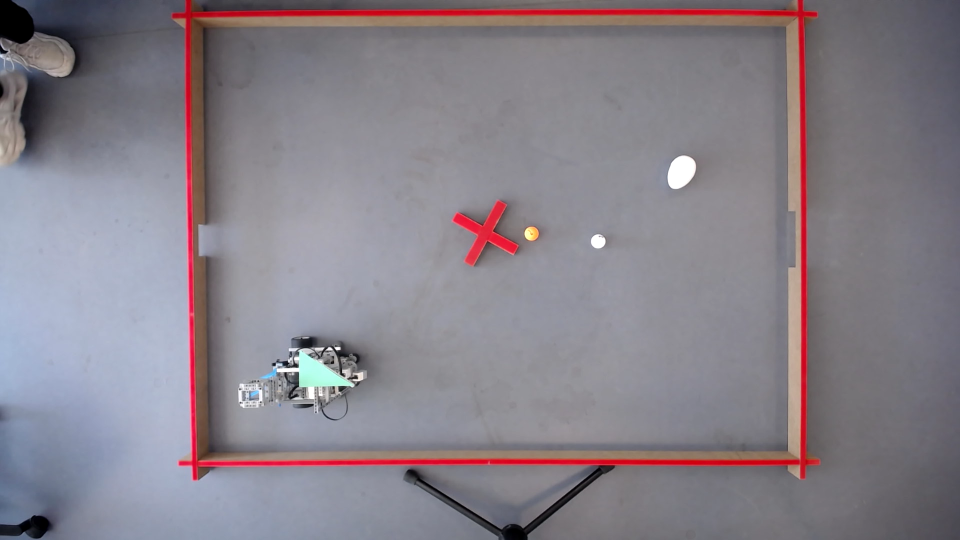
#> input picture Sandbox/Images/Refiner2.png, 1920 x 1080 px (shown at 1/2 size); its folder holds 6 pictures in this run
$ python ChessBoard.py
#> lines starting #> are read from the running program, lines starting #| are printed output that depends on the picture; after the words box and inside, x2 and y2 are one past the last pixel; in counts of white or black regions, pixels touching at a corner belong together
import glob
import os

import cv2
import numpy as np

#Some taken from calibration script which comes from a youtuber and opencv
def something():
    chessboard_size = (9, 6)
    criteria = (cv2.TERM_CRITERIA_EPS + cv2.TERM_CRITERIA_MAX_ITER, 30, 0.001)
    objp = np.zeros((chessboard_size[0] * chessboard_size[1], 3), np.float32)
    objp[:, :2] = np.mgrid[0:chessboard_size[0], 0:chessboard_size[1]].T.reshape(-1, 2)

    size_of_chessboard_squares_mm = 25
    objp = objp * size_of_chessboard_squares_mm

    objpoints = []  # 3d points in real world space
    imgpoints = []  # 2d points in image plane

    script_dir = os.path.dirname(os.path.abspath(__file__))
    image_path1 = os.path.join(script_dir, '..', 'Images', 'Refiner2.png')
    image_path2 = os.path.join(script_dir, '..', 'Images', 'Refiner3.png')
    image_path3 = os.path.join(script_dir, '..', 'Images', 'Court4.png')
    image_path4 = os.path.join(script_dir, '..', 'Images', 'Refiner1.png')

    images = [image_path1, image_path2, image_path3, image_path4]

    for image in images:

        img = cv2.imread(image)
#> img is the input picture: shape (1080, 1920, 3); mean B, G, R 137.6, 129, 135.3
        gray = cv2.cvtColor(img, cv2.COLOR_BGR2GRAY)
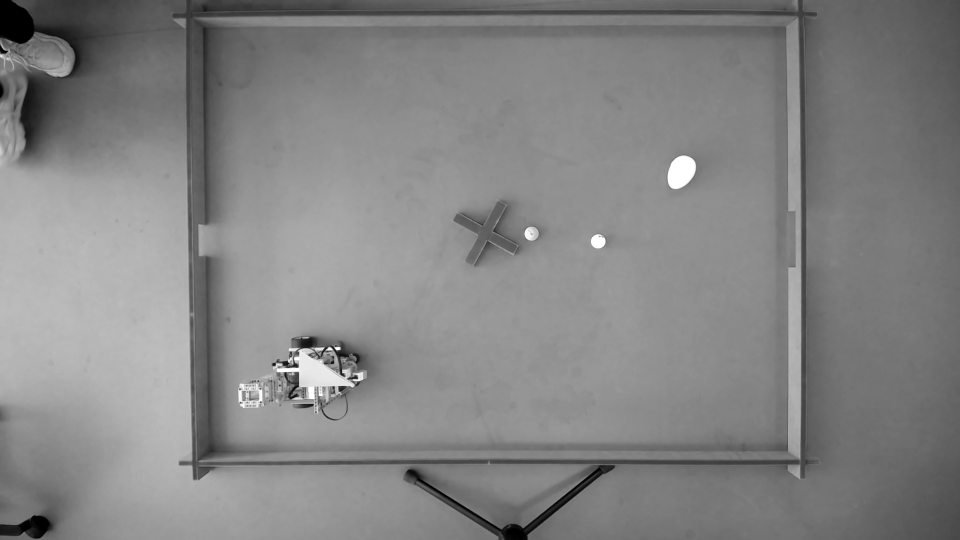
#> gray: shape (1080, 1920) (shown at 1/2 size); min 0, max 255, mean 131.9

        # Find the chess board corners
        ret, corners = cv2.findChessboardCorners(gray, chessboard_size, None)
#> ret = False; corners = None

        # If found, add object points, image points (after refining them)
        if ret == True:
            objpoints.append(objp)
            corners2 = cv2.cornerSubPix(gray, corners, (11, 11), (-1, -1), criteria)
            imgpoints.append(corners)

            # Draw and display the corners
            cv2.drawChessboardCorners(img, chessboard_size, corners2, ret)
            cv2.imshow('img', img)
            cv2.waitKey(10000)
#> pass 2 of the loop in something, `for image in images:`:
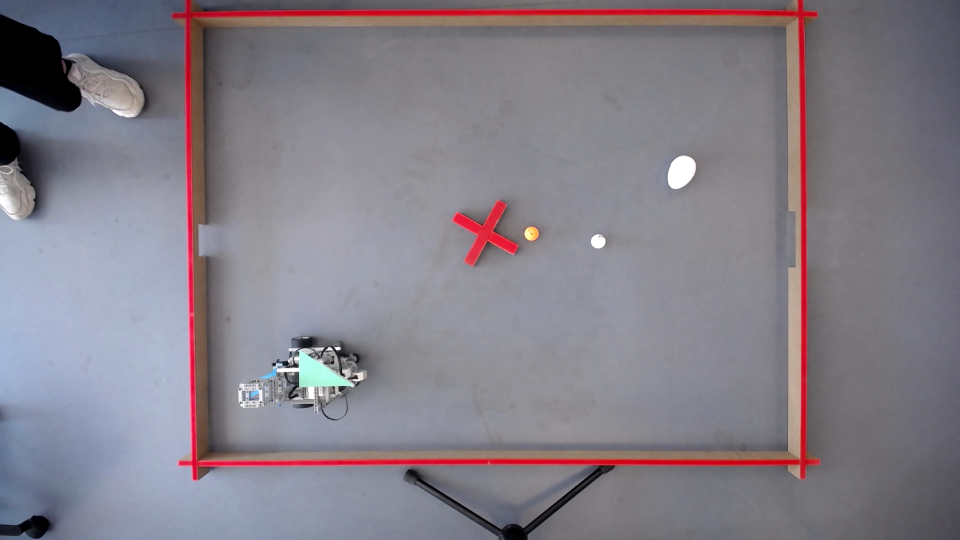
#> input picture Sandbox/Images/Refiner3.png, 1920 x 1080 px (shown at 1/2 size)
#> in something, img is the input picture: shape (1080, 1920, 3); mean B, G, R 136.5, 126.9, 132.2
#> in something, `gray = cv2.cvtColor(img, cv2.COLOR_BGR2GRAY)`:
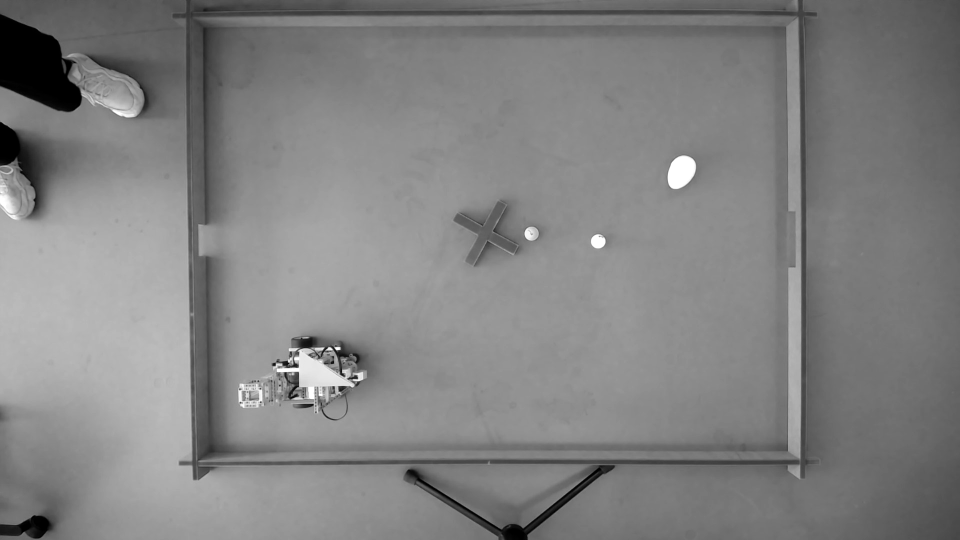
#> gray: shape (1080, 1920) (shown at 1/2 size); min 0, max 255, mean 129.6
#> pass 3 of the loop in something, `for image in images:`:
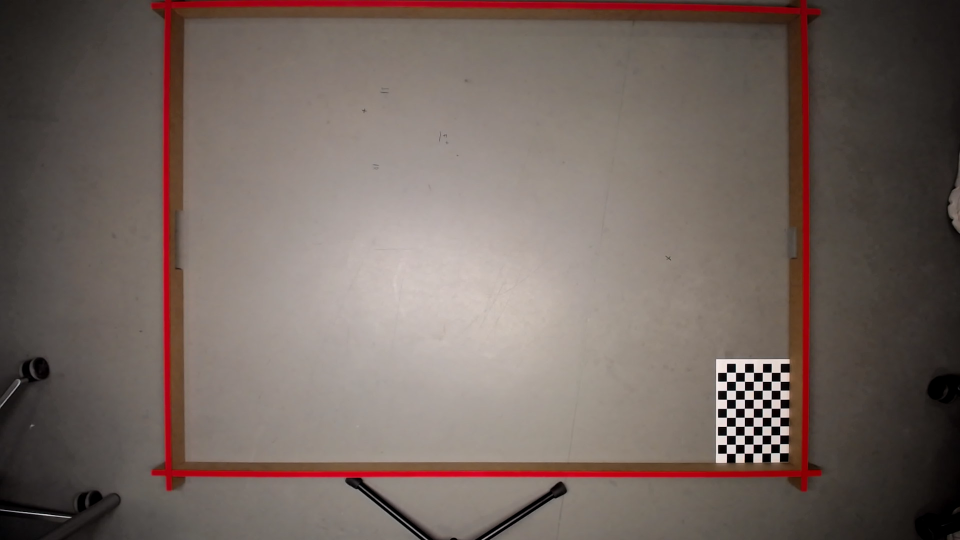
#> input picture Court4.png, 1920 x 1080 px, found by its file name (shown at 1/2 size)
#> in something, img is the input picture: shape (1080, 1920, 3); mean B, G, R 95.3, 101.5, 115.1
#> in something, `gray = cv2.cvtColor(img, cv2.COLOR_BGR2GRAY)`:
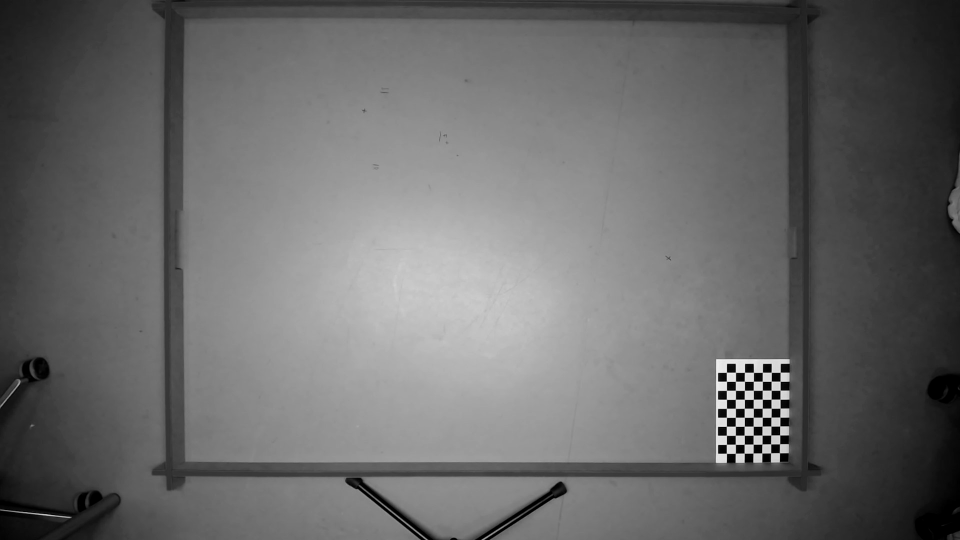
#> gray: shape (1080, 1920) (shown at 1/2 size); min 0, max 251, mean 104.9
#> ret = True; corners = 54 rows, first 8: [1453.4, 888.9], [1453.3, 871], [1453.3, 852.9], [1453.3, 835], [1453.3, 817.1], [1453.4, 799.1], [1453.4, 781.1], [1453.5, 763]
#> corners2 = 54 rows, first 8: [1453.3, 889.1], [1453.3, 871], [1453.2, 853], [1453.3, 835], [1453.3, 817.1], [1453.3, 799.1], [1453.3, 781.1], [1453.4, 763]
#> in something, `cv2.drawChessboardCorners(img, chessboard_size, corners2, ret)`:
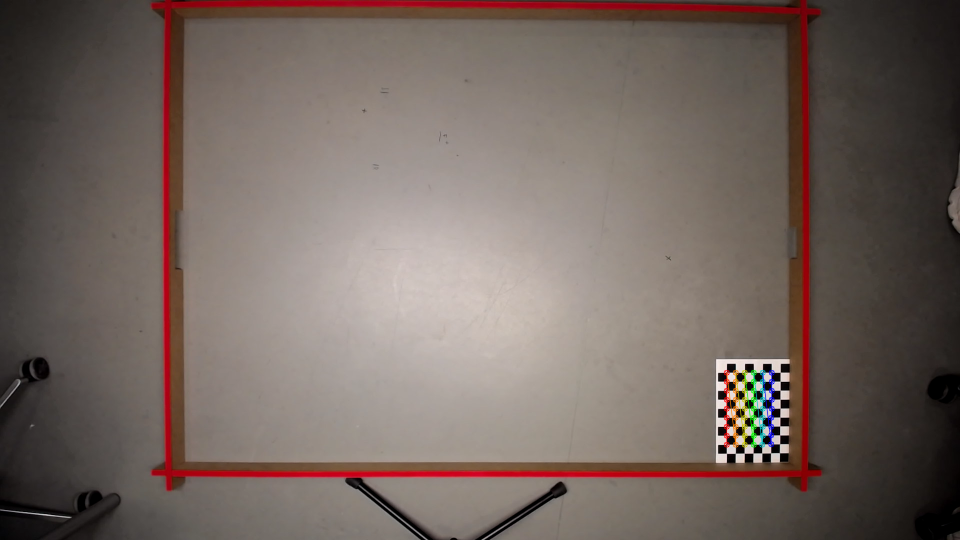
#> img: shape (1080, 1920, 3) (shown at 1/2 size); 0.41% of pixels changed, all inside (x1, y1, x2, y2) = (1447, 739, 1550, 896)
#> the loop made 4 passes; the first 3 are shown

    cv2.destroyAllWindows()
    if len(objpoints) < 4:
#> (the run stopped early here; a loop or call above may not have finished)
